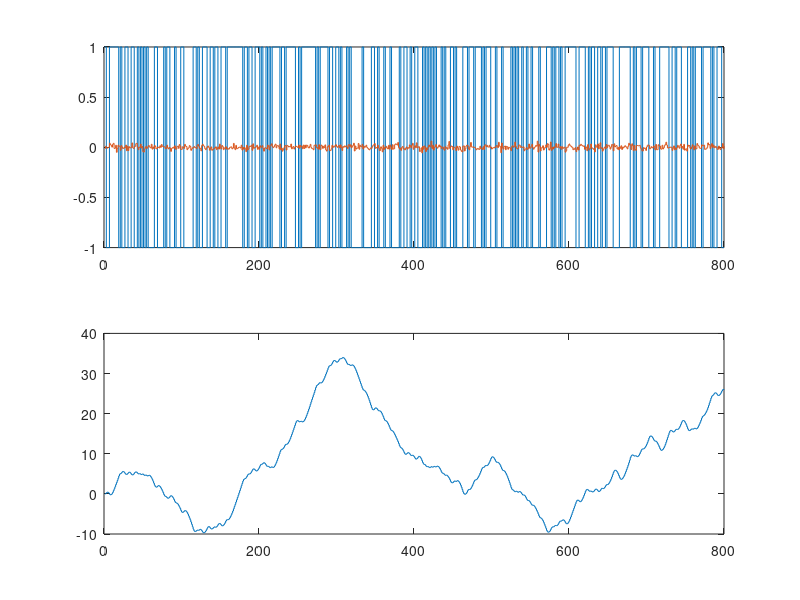
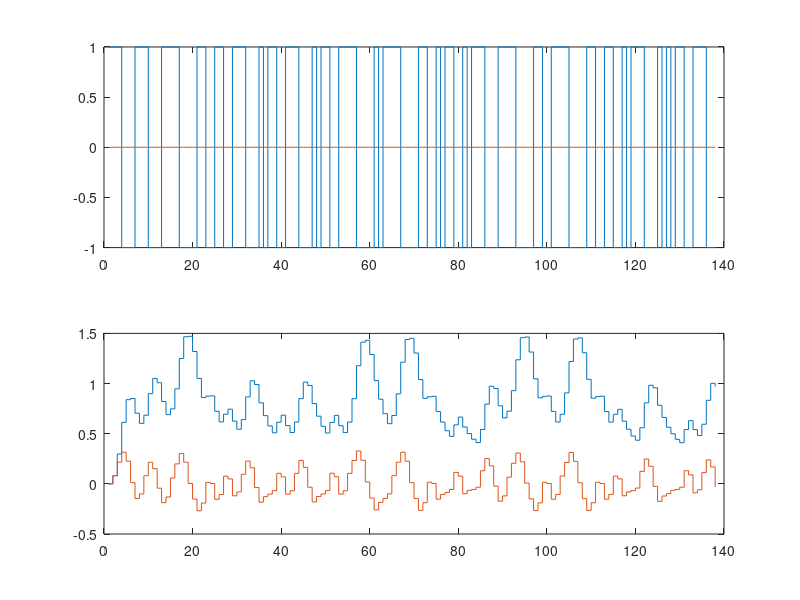
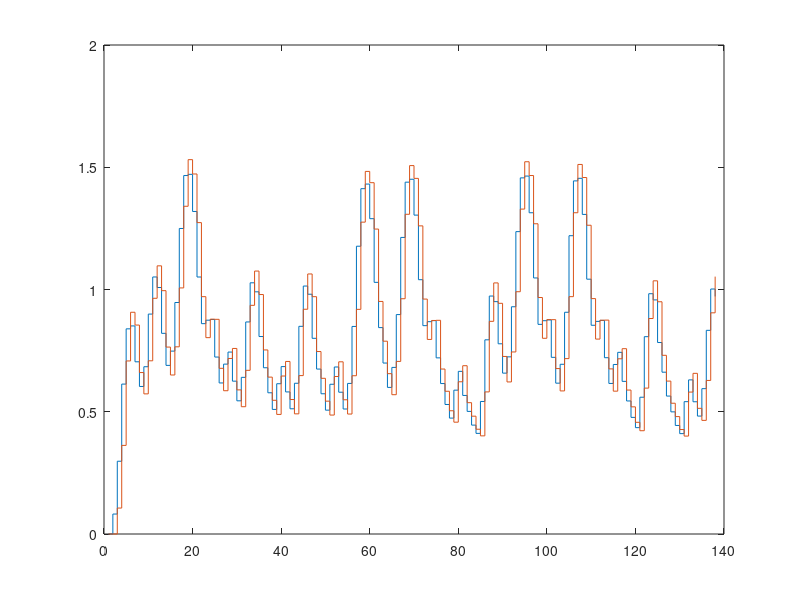

Reproduce these figures in MATLAB, in order.
%% System identification of DC motor model fall 18
% Kjartan Halvorsen

s = tf('s');
T = 1;
k = 2;
G = k/(s*(s*T+1));

h = 0.3;

Gd = c2d(G, h);
[num, den] = tfdata(Gd)
disp('True model')
Gd

He = tf([1, 0, 0], den{1}, h)


% Generate identification data
sigma = 0.02;
N = 400;
uu = 2*( -0.5 + randi([0,1], 1, N) );
u = cat(1, uu, uu);
u = u(:);
e = sigma*randn(size(u));

y = lsim(Gd, u) + lsim(He, e);
yn = y + sigma*randn(size(y));

figure(1)
clf
subplot(211)
stairs(u)
hold on
stairs(e)
subplot(212)
stairs(y)

% Generate validation sequence
uu = 2*( -0.5 + randi([0,1], 1, N) );
uv = cat(1, uu, uu);
uv = uv(:);
ev = sigma*randn(size(uv));

yv = lsim(Gd, uv) + lsim(He, ev);
yvn = yv + sigma*randn(size(yv));

figure(2)
clf
subplot(211)
stairs(uv)
hold on
stairs(ev)
subplot(212)
stairs(yv)




%% Generate antithetic input sequence

Np = 30; % Number of pulses
uai = [];
for i=1:Np
    % Draw the pulse width
    pw = randi([1,4])
    
    % Do first a positive pulse, then a negative pulse of same length
    uai = cat(1, uai, ones(pw,1), -ones(pw,1));
end
 
eai = 0*sigma*randn(size(uai));

yai = lsim(Gd, uai) + lsim(He, eai);
Hd = tf([1, -1], [1, 0], h);
ydai = lsim(Hd, yai);

figure(2)
clf
subplot(211)
stairs(uai)
hold on
stairs(eai)
subplot(212)
stairs(yai)
hold on
stairs(ydai)


%% Prediction filter
Hpred = tf([1+h, -h], [1, 0, 0], h)

ypred = lsim(Hpred, yai);

figure(3)
stairs(yai)
hold on
stairs(ypred)

